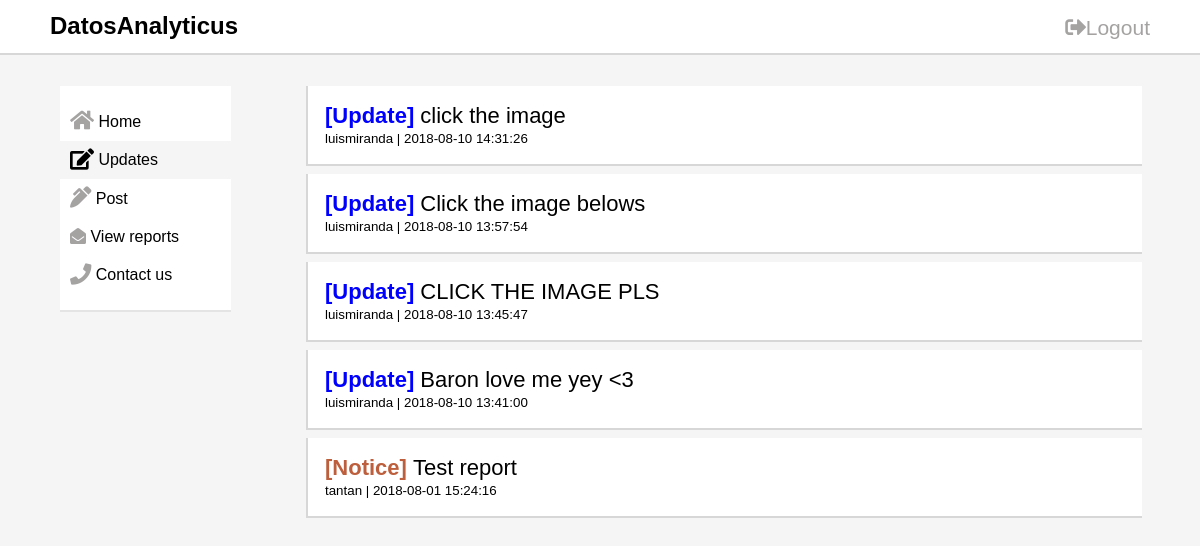
The page /updates.php (signed in) on the database its author committed.
### tables this page shows
CREATE TABLE `posts` (
  `id` int(11) NOT NULL,
  `title` text NOT NULL,
  `description` text NOT NULL,
  `posted_at` datetime NOT NULL,
  `likes` int(255) NOT NULL,
  `comments` int(11) NOT NULL,
  `user_id` int(11) NOT NULL
);

CREATE TABLE `users` (
  `id` int(11) NOT NULL,
  `username` varchar(255) NOT NULL,
  `password` varchar(255) NOT NULL,
  `email` varchar(255) NOT NULL,
  `firstname` varchar(255) NOT NULL,
  `lastname` varchar(255) NOT NULL,
  `type` int(11) NOT NULL
);

### updates.php (the view, shortened to what this page needs)
<?php
    include "functions/database.php";
    @$loggedType = $_SESSION['type'];
?>
<!doctype html>
<html lang="en">
<head>
    <link rel="stylesheet" href="https://use.fontawesome.com/releases/v5.1.0/css/all.css">
    <link rel="stylesheet" href="css/updates.css">
</head>
<body>
<nav class="nav">
    <div class="container">
        <h2  style="margin: 6px 0 10px 0; float: left;">DatosAnalyticus</h2>
        <a href="functions/lslfunction.php?logout" type="submit" id="logout"><i class="fas fa-sign-out-alt" ></i>Logout</a>
    </div>
</nav>
<div class="container">
    <div class="row">
        <div class="colOne">
            <ul>
                <li><a href="index.php" class="link" ><i class="fas fa-home fa-lg" style="color: #a5a2a2;"></i> Home</a></li>
                <li class="active"><a href="updates.php" class="link"><i class="fas fa-edit fa-lg" ></i> Updates</a></li>
                <?php
                if ($loggedType > 0){
                    echo ' <li><a href="adminpost.php" class="link"><i class="fas fa-pen-alt fa-lg" style="color: #a5a2a2;"></i>  Post</a></li>';
                    echo ' <li><a href="sent_reports.php" class="link"><i class="fas fa-envelope-open" style="color: #a5a2a2;"></i> View reports</a></li>';
                } else{
                    echo '<li><a href="report.php" class="link">&nbsp;<i class="fas fa-file fa-lg" style="color: #a5a2a2;"></i>&nbsp;&nbsp;Report</a></li>';
                }
                ?>
                <li><a href="#" class="link"><i class="fas fa-phone fa-lg" style="color: #a5a2a2;"></i>&nbsp;Contact us</a></li>
            </ul>
        </div>
        <div>
            <?php
            $query = mysqli_query($connect,"SELECT posts.*,users.username FROM posts,users WHERE posts.user_id = users.id ORDER BY posted_at DESC LIMIT 5 ");
            $posts = array();
            while ($row = mysqli_fetch_array($query)){
                array_push($posts,$row);
            }
            foreach ($posts as $p){
                echo "<div class='colTwo'>";
                if ($p['user_id'] == 2){
                    echo " <a href='viewpost.php?id=".$p['id']."' style='text-decoration-line:none; color: black; font-size: 22px;'><strong style='color:blue;'>[Update] </strong>".$p['title']."</a><br>";
                } else{
                    echo " <a href='viewpost.php?id=".$p['id']."' style='text-decoration-line:none; color: black; font-size: 22px;'><strong style='color:#bd5f3c;'>[Notice] </strong>".$p['title']."</a><br>";
                }
                echo "<small>".$p['username']." | ".$p['posted_at']." </small>";
                echo "</div>";
            }
            ?>
        </div>
    </div>
</div>
</body>
</html>

### css/updates.css (style rules this page uses)
body { margin: 0; background-color: whitesmoke; }
* { font-family: Arial, sans-serif; }
.nav { height: 53px; background-color: white; margin-bottom: 25px; border-bottom: 2px solid #d8d7d7; }
.container { width: 1100px; padding: 6px; margin: auto; }
.colOne { background: white; width: 171px; float: left; border-bottom:2px solid #bfbfbf6b; margin-left: 10px; }
.colTwo { width: 800px; margin-left: 16rem; padding: 17px; background-color: white; margin-bottom: 8px; font-family: sans-serif; border-bottom: 2px solid #d8d7d7; border-left: 2px solid #d8d7d7; }
.link { text-decoration: none; color: #000; font-size: 16px; text-align: center; }
.active { background: whitesmoke; }
#logout { float: right; margin-top: 10px; font-size: 21px; color: #a5a2a2; text-decoration: none; }
ul { list-style: none; padding-left: 0 !important; }
ul>li { font-family: sans-serif; padding: 10px; }

### rows shown on the page
posts: title "click the image", user.username "luismiranda", posted_at "2018-08-10 14:31:26"
posts: title "Click the image belows", user.username "luismiranda", posted_at "2018-08-10 13:57:54"
posts: title "CLICK THE IMAGE PLS", user.username "luismiranda", posted_at "2018-08-10 13:45:47"
posts: title "Baron love me yey <3", user.username "luismiranda", posted_at "2018-08-10 13:41:00"
posts: title "Test report", user.username "tantan", posted_at "2018-08-01 15:24:16"
